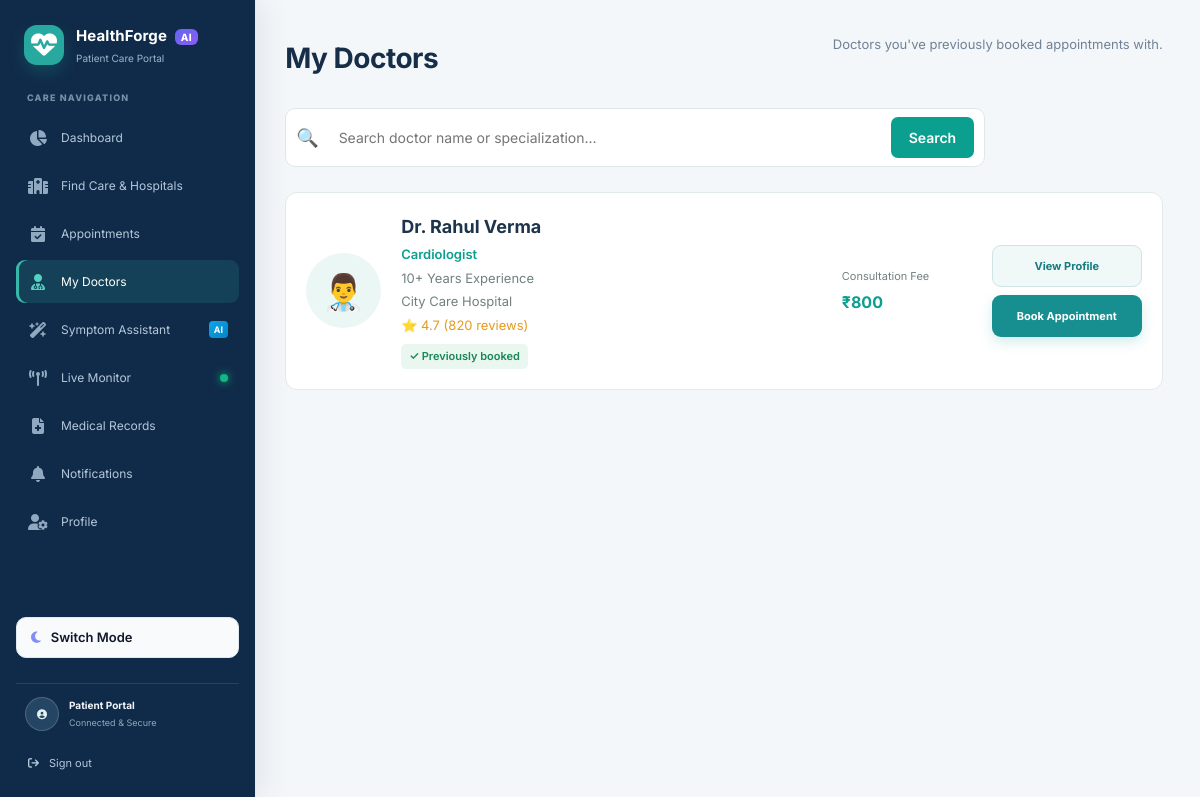
The page /my-doctors (signed in) on the database its author committed.
### app/models/doctor.py (models this page shows)
class Doctor(db.Model):
    __tablename__ = "doctors"
    doctor_id = db.Column(db.Integer, primary_key=True)
    hospital_id = db.Column(
        db.Integer,
        db.ForeignKey("hospitals.hospital_id"),
        nullable=False,
        index=True,
    )
    name = db.Column(db.String(100), nullable=False)
    specialization = db.Column(db.String(100), nullable=True, default="General")
    status = db.Column(
        db.String(20),
        nullable=False,
        default="AVAILABLE",
        info={"validators": ["AVAILABLE", "BUSY", "OFFLINE", "ON_LEAVE"]},
    )
    experience = db.Column(db.Integer, nullable=True, default=0)
    qualification = db.Column(db.String(200), nullable=True)
    consultation_fee = db.Column(db.Integer, nullable=True)
    available_days = db.Column(db.String(100), nullable=True)
    timings = db.Column(db.String(100), nullable=True)
    rating = db.Column(db.Float, nullable=True, default=0.0)
    review_count = db.Column(db.Integer, nullable=False, default=0)
    __table_args__ = (
        db.CheckConstraint(
            "status IN ('AVAILABLE', 'BUSY', 'OFFLINE', 'ON_LEAVE')",
            name="doctor_status_valid",
        ),
    )
    hospital = db.relationship(
        "Hospital",
        back_populates="doctors",
    )
    appointments = db.relationship(
        "Appointment",
        back_populates="doctor",
    )
    availability = db.relationship(
        "DoctorAvailability",
        back_populates="doctor",
        cascade="all, delete-orphan",
    )
    queue_events = db.relationship(
        "QueueEvent",
        back_populates="doctor",
    )
    queue_entries = db.relationship(
        "QueueEntry",
        back_populates="doctor",
        cascade="all, delete-orphan",
    )
    medical_records = db.relationship(
        "MedicalRecord",
        back_populates="doctor",
    )
    ml_predictions = db.relationship(
        "MLPrediction",
        back_populates="doctor",
    )

### app/models/hospital.py (models this page shows)
class Hospital(db.Model):
    __tablename__ = "hospitals"
    hospital_id = db.Column(db.Integer, primary_key=True)
    name = db.Column(db.String(150), nullable=False)
    location = db.Column(db.String(255), nullable=True, default="Unknown")
    description = db.Column(db.Text, nullable=True)
    rating = db.Column(db.Float, nullable=True, default=0.0)
    review_count = db.Column(db.Integer, nullable=False, default=0)
    image = db.Column(db.String(255), nullable=True)
    created_at = db.Column(
        db.DateTime,
        nullable=False,
        default=db.func.current_timestamp(),
    )
    doctors = db.relationship(
        "Doctor",
        back_populates="hospital",
    )
    appointments = db.relationship(
        "Appointment",
        back_populates="hospital",
    )
    queue_events = db.relationship(
        "QueueEvent",
        back_populates="hospital",
    )
    ml_predictions = db.relationship(
        "MLPrediction",
        back_populates="hospital",
    )
    beds = db.relationship(
        "Bed",
        back_populates="hospital",
        cascade="all, delete-orphan",
    )

### app/routes/appointments.py (the view, shortened to what this page needs)
@appointments_bp.route("/my-doctors")
def my_doctors():
    if not patient_required():
        return redirect(
            url_for("auth.login")
        )
    patient_id = session["patient_id"]
    doctor_ids = db.session.query(
        Appointment.doctor_id
    ).filter(
        Appointment.patient_id == patient_id
    ).distinct().all()
    doctor_ids = [
        row[0]
        for row in doctor_ids
    ]
    search = request.args.get(
        "q",
        ""
    ).strip()
    if not doctor_ids:
        doctors = []
    else:
        query = Doctor.query.filter(
            Doctor.doctor_id.in_(doctor_ids)
        )
        doctors = query.order_by(
            Doctor.name.asc()
        ).all()
    return render_template(
        "my_doctors.html",
        doctors=doctors,
        search=search,
    )

### app/routes/appointments.py (called while the page is built)
def patient_required():
    return "patient_id" in session

### templates/my_doctors.html (shortened to what this page needs)
{% extends "base.html" %}
{% block content %}
<div class="page-header">
    <h1>
        My Doctors
    </h1>
    <p>
        Doctors you've previously booked appointments with.
    </p>
</div>
<div class="doctor-search-container">
    <form
        method="GET"
        action="{{ url_for('appointments.my_doctors') }}"
    >
        <div class="doctor-search-box">
            <span>
                🔍
            </span>
            <input
                type="text"
                name="q"
                value="{{ search }}"
                placeholder="Search doctor name or specialization..."
            >
            <button type="submit">
                Search
            </button>
        </div>
    </form>
</div>
<div class="my-doctors-list">
    {% for doctor in doctors %}
    <div class="my-doctor-card">
        <div class="my-doctor-avatar">
            👨‍⚕️
        </div>
        <div class="my-doctor-info">
            <h2>
                {{ doctor.name }}
            </h2>
            <p class="doctor-specialization">
                {{ doctor.specialization }}
            </p>
            <p>
                {{ doctor.experience }}+ Years Experience
            </p>
            <p>
                {{ doctor.hospital.name }}
            </p>
            <p class="doctor-rating">
                ⭐ {{ doctor.rating }}
                ({{ doctor.review_count }} reviews)
            </p>
            <span class="previously-booked">
            ✓ Previously booked
            </span>
        </div>
        <div class="my-doctor-fee">
            <span>
                Consultation Fee
            </span>
            <strong>
                ₹{{ doctor.consultation_fee }}
            </strong>
        </div>
        <div class="my-doctor-actions">
            <a href="{{ url_for('appointments.doctor_details', doctor_id=doctor.doctor_id) }}" class="patient-secondary-button">
                View Profile
            </a>
            <a href="{{ url_for('appointments.book_appointment', doctor_id=doctor.doctor_id) }}" class="patient-primary-button">
                Book Appointment
            </a>
        </div>
    </div>
    {% endfor %}
</div>
{% endblock %}

### rows shown on the page
Doctor: name "Dr. Rahul Verma", specialization "Cardiologist", experience "10", hospital.name "City Care Hospital", rating "4.7", review_count "820", consultation_fee "800"
